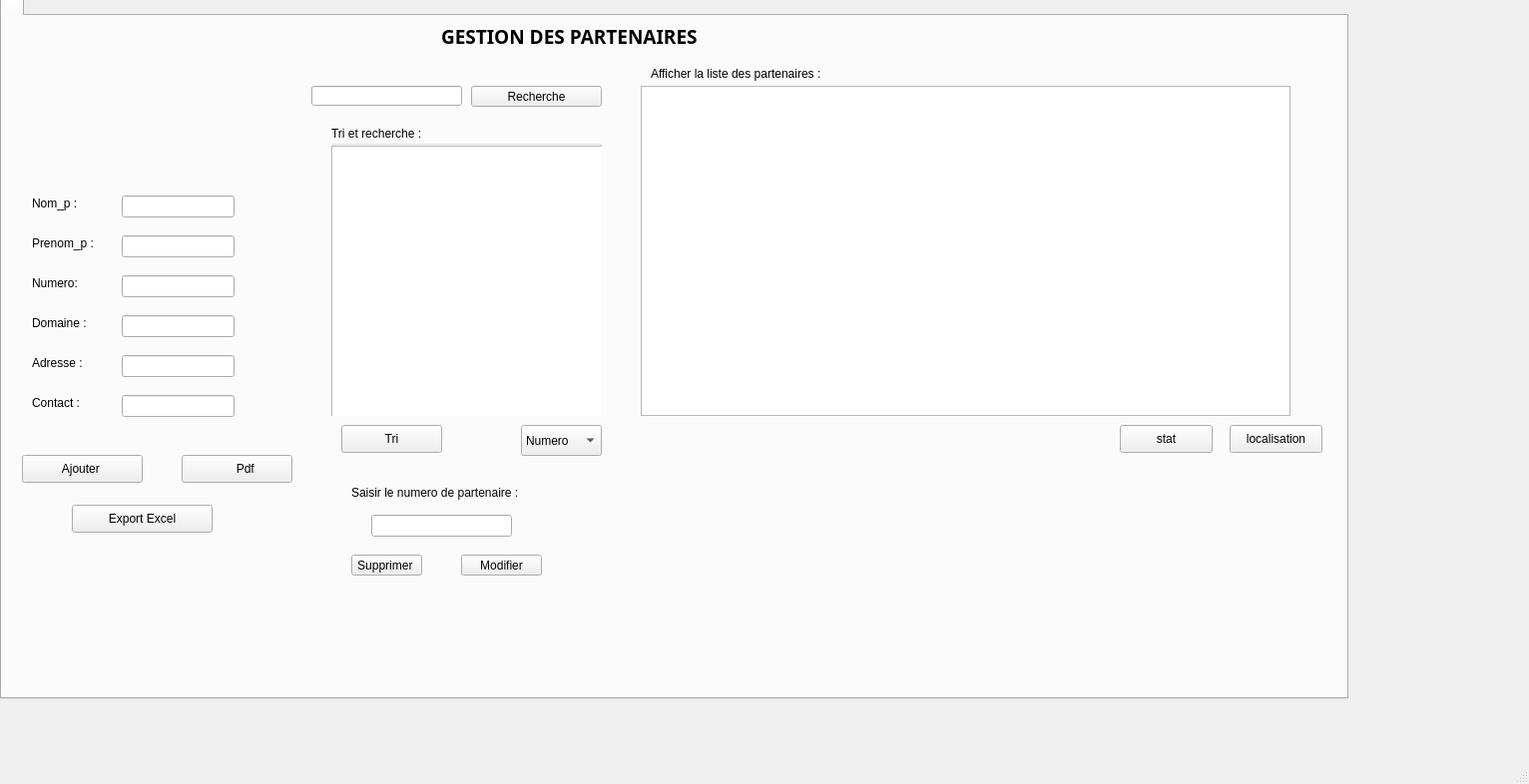
<?xml version="1.0" encoding="UTF-8"?>
<ui version="4.0">
 <class>MainWindow</class>
 <widget class="QMainWindow" name="MainWindow">
  <property name="geometry">
   <rect>
    <x>0</x>
    <y>0</y>
    <width>1532</width>
    <height>786</height>
   </rect>
  </property>
  <property name="windowTitle">
   <string>MainWindow</string>
  </property>
  <widget class="QWidget" name="centralwidget">
   <widget class="QTabWidget" name="tabWidget">
    <property name="geometry">
     <rect>
      <x>0</x>
      <y>-10</y>
      <width>1351</width>
      <height>711</height>
     </rect>
    </property>
    <property name="currentIndex">
     <number>0</number>
    </property>
    <widget class="QWidget" name="widget">
     <attribute name="title">
      <string/>
     </attribute>
     <widget class="QGroupBox" name="groupBox_2">
      <property name="geometry">
       <rect>
        <x>330</x>
        <y>110</y>
        <width>271</width>
        <height>291</height>
       </rect>
      </property>
      <property name="title">
       <string>Tri et recherche :</string>
      </property>
      <widget class="QTableView" name="recherche_2">
       <property name="geometry">
        <rect>
         <x>0</x>
         <y>20</y>
         <width>281</width>
         <height>291</height>
        </rect>
       </property>
      </widget>
     </widget>
     <widget class="QPushButton" name="pushButton">
      <property name="geometry">
       <rect>
        <x>20</x>
        <y>440</y>
        <width>121</width>
        <height>28</height>
       </rect>
      </property>
      <property name="text">
       <string>Ajouter </string>
      </property>
     </widget>
     <widget class="QPushButton" name="recherche_button">
      <property name="geometry">
       <rect>
        <x>470</x>
        <y>70</y>
        <width>131</width>
        <height>21</height>
       </rect>
      </property>
      <property name="text">
       <string>Recherche</string>
      </property>
     </widget>
     <widget class="QPushButton" name="tri_button">
      <property name="geometry">
       <rect>
        <x>340</x>
        <y>410</y>
        <width>101</width>
        <height>28</height>
       </rect>
      </property>
      <property name="text">
       <string>Tri</string>
      </property>
     </widget>
     <widget class="QLineEdit" name="recherche0">
      <property name="geometry">
       <rect>
        <x>310</x>
        <y>70</y>
        <width>151</width>
        <height>20</height>
       </rect>
      </property>
     </widget>
     <widget class="QLabel" name="label_6">
      <property name="geometry">
       <rect>
        <x>440</x>
        <y>10</y>
        <width>571</width>
        <height>20</height>
       </rect>
      </property>
      <property name="font">
       <font>
        <family>Microsoft JhengHei</family>
        <pointsize>14</pointsize>
        <weight>75</weight>
        <bold>true</bold>
       </font>
      </property>
      <property name="text">
       <string>GESTION DES PARTENAIRES </string>
      </property>
     </widget>
     <widget class="QPushButton" name="pushButton_6">
      <property name="geometry">
       <rect>
        <x>180</x>
        <y>440</y>
        <width>111</width>
        <height>28</height>
       </rect>
      </property>
      <property name="text">
       <string>     Pdf</string>
      </property>
     </widget>
     <widget class="QLabel" name="label_12">
      <property name="geometry">
       <rect>
        <x>300</x>
        <y>70</y>
        <width>20</width>
        <height>20</height>
       </rect>
      </property>
      <property name="text">
       <string/>
      </property>
      <property name="pixmap">
       <pixmap>../../Desktop/PROJET QT/icones/recherche.png</pixmap>
      </property>
      <property name="scaledContents">
       <bool>true</bool>
      </property>
     </widget>
     <widget class="QLabel" name="label_13">
      <property name="geometry">
       <rect>
        <x>190</x>
        <y>430</y>
        <width>20</width>
        <height>20</height>
       </rect>
      </property>
      <property name="text">
       <string/>
      </property>
      <property name="pixmap">
       <pixmap>../../Desktop/PROJET QT/icones/pdf.png</pixmap>
      </property>
      <property name="scaledContents">
       <bool>true</bool>
      </property>
     </widget>
     <widget class="QLabel" name="label_14">
      <property name="geometry">
       <rect>
        <x>1130</x>
        <y>130</y>
        <width>20</width>
        <height>20</height>
       </rect>
      </property>
      <property name="text">
       <string/>
      </property>
      <property name="pixmap">
       <pixmap>../../Desktop/PROJET QT/icones/supprimer.png</pixmap>
      </property>
      <property name="scaledContents">
       <bool>true</bool>
      </property>
      <property name="margin">
       <number>2</number>
      </property>
      <property name="indent">
       <number>5</number>
      </property>
     </widget>
     <widget class="QLabel" name="label_15">
      <property name="geometry">
       <rect>
        <x>1120</x>
        <y>70</y>
        <width>20</width>
        <height>20</height>
       </rect>
      </property>
      <property name="text">
       <string/>
      </property>
      <property name="pixmap">
       <pixmap>../../Desktop/PROJET QT/icones/modifier.png</pixmap>
      </property>
      <property name="scaledContents">
       <bool>true</bool>
      </property>
     </widget>
     <widget class="QLabel" name="label_16">
      <property name="geometry">
       <rect>
        <x>410</x>
        <y>470</y>
        <width>20</width>
        <height>20</height>
       </rect>
      </property>
      <property name="text">
       <string/>
      </property>
      <property name="pixmap">
       <pixmap>../../Desktop/PROJET QT/icones/TRI.png</pixmap>
      </property>
      <property name="scaledContents">
       <bool>true</bool>
      </property>
     </widget>
     <widget class="QLabel" name="label_17">
      <property name="geometry">
       <rect>
        <x>30</x>
        <y>440</y>
        <width>20</width>
        <height>20</height>
       </rect>
      </property>
      <property name="text">
       <string/>
      </property>
      <property name="pixmap">
       <pixmap>../../Desktop/PROJET QT/icones/Ajout.png</pixmap>
      </property>
      <property name="scaledContents">
       <bool>true</bool>
      </property>
     </widget>
     <widget class="QLabel" name="label_20">
      <property name="geometry">
       <rect>
        <x>720</x>
        <y>430</y>
        <width>21</width>
        <height>20</height>
       </rect>
      </property>
      <property name="text">
       <string/>
      </property>
      <property name="pixmap">
       <pixmap>../../Desktop/placeholderblackshapeforlocalizationonmaps_79861.png</pixmap>
      </property>
      <property name="scaledContents">
       <bool>true</bool>
      </property>
     </widget>
     <widget class="QLabel" name="label_5">
      <property name="geometry">
       <rect>
        <x>650</x>
        <y>50</y>
        <width>291</width>
        <height>16</height>
       </rect>
      </property>
      <property name="text">
       <string>Afficher la liste des partenaires : </string>
      </property>
     </widget>
     <widget class="QPushButton" name="pushButton_7">
      <property name="geometry">
       <rect>
        <x>70</x>
        <y>490</y>
        <width>141</width>
        <height>28</height>
       </rect>
      </property>
      <property name="text">
       <string>Export Excel</string>
      </property>
     </widget>
     <widget class="QLabel" name="label_7">
      <property name="geometry">
       <rect>
        <x>0</x>
        <y>0</y>
        <width>1391</width>
        <height>731</height>
       </rect>
      </property>
      <property name="text">
       <string/>
      </property>
      <property name="pixmap">
       <pixmap>../../Desktop/2EME/PROJET QT/d9ac02fa-15c8-40f1-becc-5bfe3902f3fb.jpg</pixmap>
      </property>
      <property name="scaledContents">
       <bool>true</bool>
      </property>
     </widget>
     <widget class="QLabel" name="label_3">
      <property name="geometry">
       <rect>
        <x>30</x>
        <y>380</y>
        <width>56</width>
        <height>16</height>
       </rect>
      </property>
      <property name="text">
       <string>Contact :</string>
      </property>
     </widget>
     <widget class="QLineEdit" name="domaine_ajout">
      <property name="geometry">
       <rect>
        <x>120</x>
        <y>300</y>
        <width>113</width>
        <height>22</height>
       </rect>
      </property>
     </widget>
     <widget class="QLineEdit" name="adresse_ajout">
      <property name="geometry">
       <rect>
        <x>120</x>
        <y>340</y>
        <width>113</width>
        <height>22</height>
       </rect>
      </property>
     </widget>
     <widget class="QLabel" name="label_4">
      <property name="geometry">
       <rect>
        <x>30</x>
        <y>260</y>
        <width>56</width>
        <height>16</height>
       </rect>
      </property>
      <property name="text">
       <string>Numero:</string>
      </property>
     </widget>
     <widget class="QLabel" name="label">
      <property name="geometry">
       <rect>
        <x>30</x>
        <y>300</y>
        <width>81</width>
        <height>16</height>
       </rect>
      </property>
      <property name="text">
       <string>Domaine :</string>
      </property>
     </widget>
     <widget class="QLineEdit" name="contact_ajout">
      <property name="geometry">
       <rect>
        <x>120</x>
        <y>380</y>
        <width>113</width>
        <height>22</height>
       </rect>
      </property>
     </widget>
     <widget class="QLabel" name="label_2">
      <property name="geometry">
       <rect>
        <x>30</x>
        <y>340</y>
        <width>56</width>
        <height>16</height>
       </rect>
      </property>
      <property name="text">
       <string>Adresse :</string>
      </property>
     </widget>
     <widget class="QLineEdit" name="num_ajout">
      <property name="geometry">
       <rect>
        <x>120</x>
        <y>260</y>
        <width>113</width>
        <height>22</height>
       </rect>
      </property>
     </widget>
     <widget class="QTableView" name="afficher">
      <property name="geometry">
       <rect>
        <x>640</x>
        <y>70</y>
        <width>651</width>
        <height>331</height>
       </rect>
      </property>
     </widget>
     <widget class="QPushButton" name="supp_button">
      <property name="geometry">
       <rect>
        <x>350</x>
        <y>540</y>
        <width>71</width>
        <height>21</height>
       </rect>
      </property>
      <property name="text">
       <string>Supprimer </string>
      </property>
     </widget>
     <widget class="QPushButton" name="bouton_modif">
      <property name="geometry">
       <rect>
        <x>460</x>
        <y>540</y>
        <width>81</width>
        <height>21</height>
       </rect>
      </property>
      <property name="text">
       <string>Modifier</string>
      </property>
     </widget>
     <widget class="QLineEdit" name="num_supp">
      <property name="geometry">
       <rect>
        <x>370</x>
        <y>500</y>
        <width>141</width>
        <height>22</height>
       </rect>
      </property>
     </widget>
     <widget class="QLabel" name="label_8">
      <property name="geometry">
       <rect>
        <x>350</x>
        <y>470</y>
        <width>221</width>
        <height>16</height>
       </rect>
      </property>
      <property name="text">
       <string>Saisir le numero de partenaire :</string>
      </property>
     </widget>
     <widget class="QLineEdit" name="pr_ajout_">
      <property name="geometry">
       <rect>
        <x>120</x>
        <y>220</y>
        <width>113</width>
        <height>22</height>
       </rect>
      </property>
     </widget>
     <widget class="QLineEdit" name="nom_ajout">
      <property name="geometry">
       <rect>
        <x>120</x>
        <y>180</y>
        <width>113</width>
        <height>22</height>
       </rect>
      </property>
     </widget>
     <widget class="QLabel" name="nom_ajout_2">
      <property name="geometry">
       <rect>
        <x>30</x>
        <y>180</y>
        <width>56</width>
        <height>16</height>
       </rect>
      </property>
      <property name="text">
       <string>Nom_p :</string>
      </property>
     </widget>
     <widget class="QLabel" name="pr_ajout">
      <property name="geometry">
       <rect>
        <x>30</x>
        <y>220</y>
        <width>71</width>
        <height>16</height>
       </rect>
      </property>
      <property name="text">
       <string>Prenom_p :</string>
      </property>
     </widget>
     <widget class="QComboBox" name="comboBox_2">
      <property name="geometry">
       <rect>
        <x>520</x>
        <y>410</y>
        <width>81</width>
        <height>31</height>
       </rect>
      </property>
      <item>
       <property name="text">
        <string>Numero</string>
       </property>
      </item>
      <item>
       <property name="text">
        <string>contact</string>
       </property>
      </item>
      <item>
       <property name="text">
        <string>Nom_p</string>
       </property>
      </item>
     </widget>
     <widget class="QPushButton" name="pushButton_2">
      <property name="geometry">
       <rect>
        <x>1230</x>
        <y>410</y>
        <width>93</width>
        <height>28</height>
       </rect>
      </property>
      <property name="text">
       <string>localisation</string>
      </property>
     </widget>
     <widget class="QPushButton" name="pushButton_3">
      <property name="geometry">
       <rect>
        <x>1120</x>
        <y>410</y>
        <width>93</width>
        <height>28</height>
       </rect>
      </property>
      <property name="text">
       <string>stat</string>
      </property>
     </widget>
     <zorder>label_7</zorder>
     <zorder>groupBox_2</zorder>
     <zorder>pushButton</zorder>
     <zorder>recherche_button</zorder>
     <zorder>tri_button</zorder>
     <zorder>recherche0</zorder>
     <zorder>label_6</zorder>
     <zorder>pushButton_6</zorder>
     <zorder>label_12</zorder>
     <zorder>label_13</zorder>
     <zorder>label_14</zorder>
     <zorder>label_15</zorder>
     <zorder>label_16</zorder>
     <zorder>label_17</zorder>
     <zorder>label_20</zorder>
     <zorder>label_5</zorder>
     <zorder>pushButton_7</zorder>
     <zorder>label_3</zorder>
     <zorder>domaine_ajout</zorder>
     <zorder>adresse_ajout</zorder>
     <zorder>label_4</zorder>
     <zorder>label</zorder>
     <zorder>contact_ajout</zorder>
     <zorder>label_2</zorder>
     <zorder>num_ajout</zorder>
     <zorder>afficher</zorder>
     <zorder>supp_button</zorder>
     <zorder>bouton_modif</zorder>
     <zorder>num_supp</zorder>
     <zorder>label_8</zorder>
     <zorder>pr_ajout_</zorder>
     <zorder>nom_ajout</zorder>
     <zorder>nom_ajout_2</zorder>
     <zorder>pr_ajout</zorder>
     <zorder>comboBox_2</zorder>
     <zorder>pushButton_2</zorder>
     <zorder>pushButton_3</zorder>
    </widget>
   </widget>
  </widget>
  <widget class="QMenuBar" name="menubar">
   <property name="geometry">
    <rect>
     <x>0</x>
     <y>0</y>
     <width>1532</width>
     <height>26</height>
    </rect>
   </property>
  </widget>
  <widget class="QStatusBar" name="statusbar"/>
 </widget>
 <resources/>
 <connections/>
</ui>
